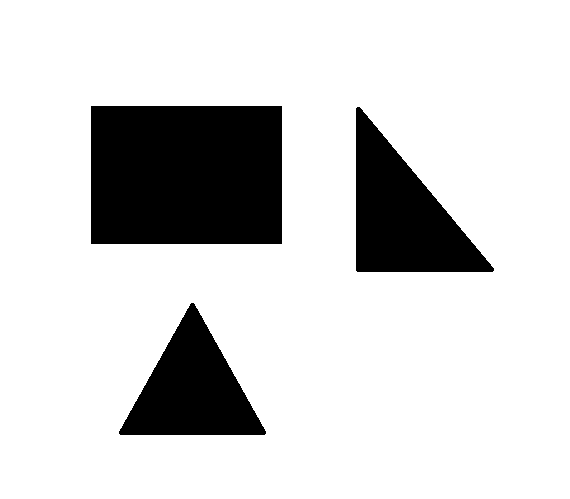
#> input picture python2026/hafta11/3.png, 570 x 499 px, found by its file name
$ python koseleri_Bulma.py
#> lines starting #> are read from the running program, lines starting #| are printed output that depends on the picture; after the words box and inside, x2 and y2 are one past the last pixel; in counts of white or black regions, pixels touching at a corner belong together
import cv2


image = cv2.imread('C:\\Users\\furkan\\Desktop\\MucitAkademi\\python2026\\hafta11\\3.png')
#> image is the input picture: shape (499, 570, 3); 83% white; 3 black regions, box (x1, y1, x2, y2) and area: (91, 106, 282, 244) 26358, (356, 107, 494, 272) 11911, (119, 303, 266, 435) 10110

gray = cv2.cvtColor(image, cv2.COLOR_BGR2GRAY)

corners = cv2.goodFeaturesToTrack(gray, 25, 0.01, 30)
#> corners = 21 rows, first 8: [281, 243], [91, 243], [281, 106], [91, 106], [264, 433], [120, 433], [492, 270], [357, 270]
print(corners)
#> (printed output is left out)

for corner in corners:
    x, y = corner.ravel()
    cv2.circle(image, (int(x), int(y)), 5, (0, 0, 255), -1)
#> this loop made 21 passes
#> (x, y) on passes 1 to 12: (281, 243), (91, 243), (281, 106), (91, 106), (264, 433), (120, 433), (492, 270), (357, 270), (357, 108), (193, 303), (249, 402), (135, 402)
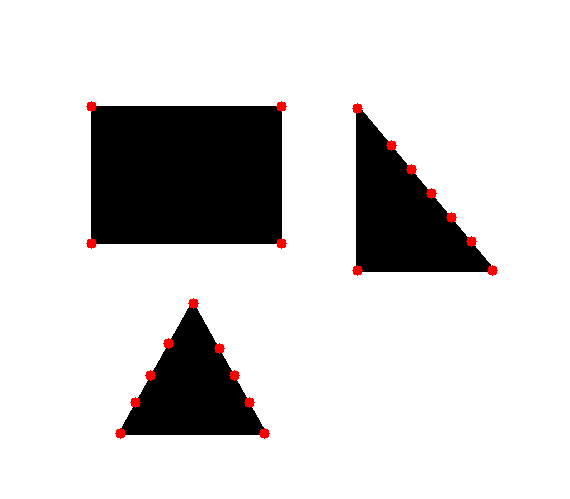
#> image: shape (499, 570, 3); 0.6% of pixels changed, all inside (x1, y1, x2, y2) = (86, 101, 498, 439)

cv2.imshow('Corners', image)
cv2.waitKey(0)
cv2.destroyAllWindows()
